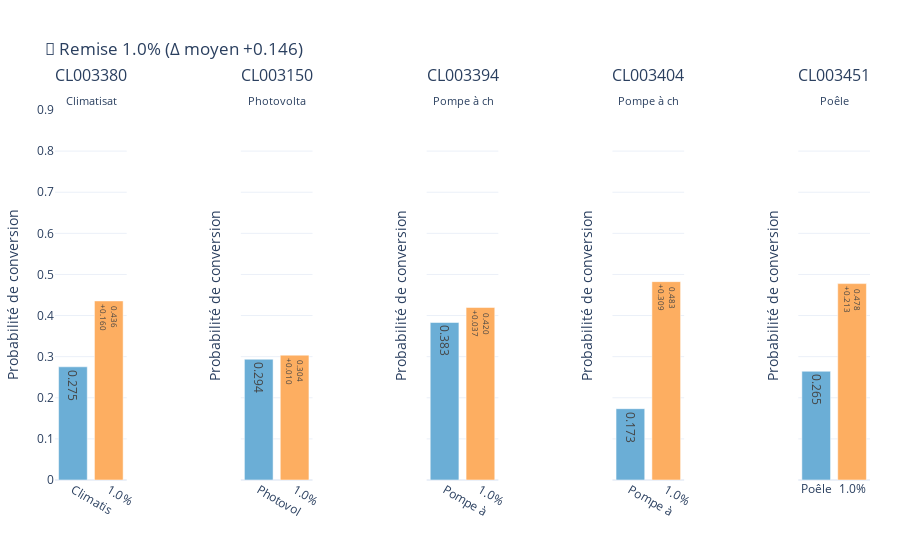
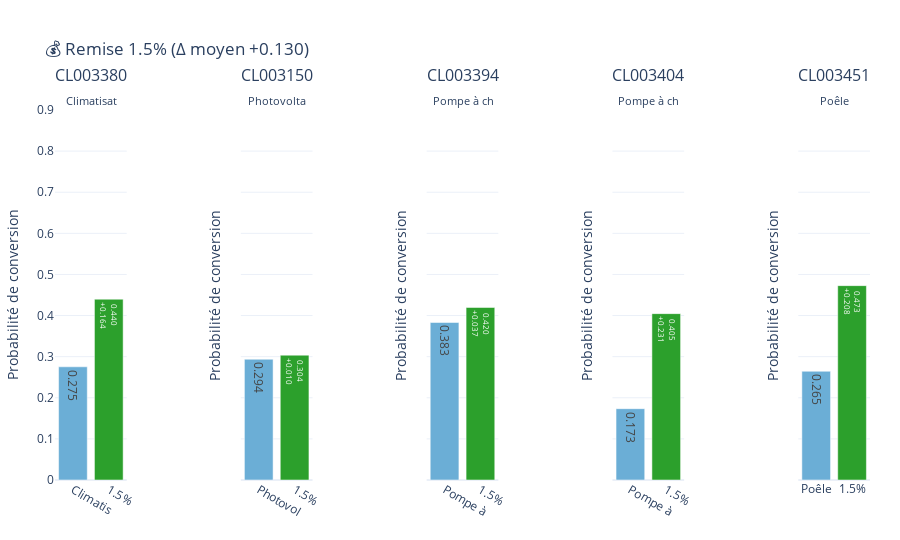
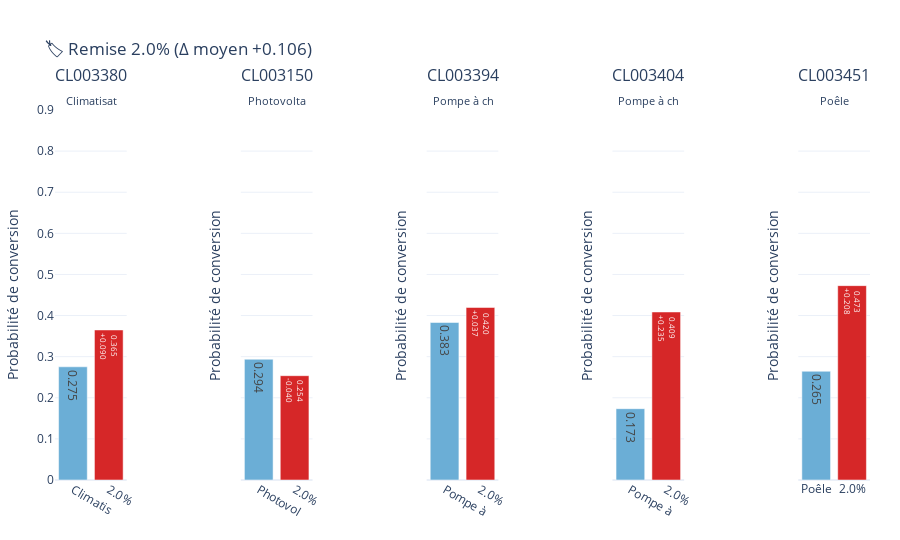
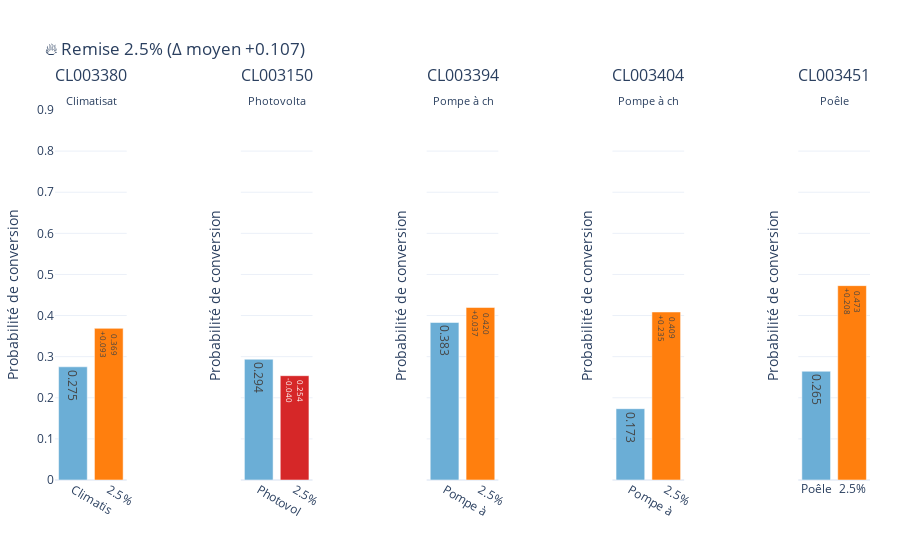

Notebook code for these charts, in order:
### Code cell
import pandas as pd
import pickle
import time
import plotly.graph_objects as go
from plotly.subplots import make_subplots
import pandas as pd

from ml_simulation.dataset_split import customer_split
from ml_simulation.util import HiddenPrints
from ml_features.features import create_features
from ml_training.train_xgb import train_xgb
from ml_simulation__discount.sample import sample_discount_customers
from ml_simulation__discount.data import get_discount_compute_function
from ml_simulation__discount.widget import show_discount_widget
from ml_simulation__discount.graph import show_discount_comparison_graph
    
import warnings
warnings.filterwarnings('ignore')

df_quotes = pd.read_csv('cleaned_quote_data.csv')

assert len(df_quotes['id_devis'].unique()) == len(df_quotes)

df_quotes['dt_creation_devis'] = pd.to_datetime(df_quotes['dt_creation_devis'])

split_result = customer_split(df_quotes)
df_train = split_result['train']
df_sim = split_result['simulation']

TRAIN = False
MODEL_NAME = "simulation_poc_discount"

# Model building
if TRAIN:
    with HiddenPrints():
        X_train = create_features(df_train)
    
    y_train = X_train['converted']
    X_train = X_train.drop(['numero_compte', 'converted'], axis=1)
    feature_names = X_train.columns.tolist()
    
    result = train_xgb(X_train, y_train, MODEL_NAME)
    model = result['model']
    feature_names = result['features']
    
    print(f"Model trained: {len(feature_names)} features")
else:
    with open(f'{MODEL_NAME}.pkl', 'rb') as file:
        model_data = pickle.load(file)
        model = model_data['model']
        feature_names = model_data['features']

# Check what features your current model expects
print(f"Model expects {len(feature_names)} features")
print(f"Sample features: {feature_names[:10]}")
print(f"'season_summer' in features: {'season_summer' in feature_names}")


# Sampling
sample_seed = int(time.time() * 1000) % 10000000
selected_ids = sample_discount_customers(df_sim, random_state=sample_seed)

# Simulation
compute = get_discount_compute_function(model, feature_names, df_sim, selected_ids)
show_discount_widget(compute, selected_ids, True)

### Figure 1 — Plotly figure (JSON) as saved in the notebook; plotly's stock layout.template omitted (floating-point values rounded to 4 significant figures)
{"data": [{"hovertemplate": "Prix actuel<br>€10578<br>Remise: €0<br>0.275<extra></extra>", "marker": {"color": "#6baed6"}, "text": "0.275", "textposition": "auto", "type": "bar", "x": ["Climatis"], "xaxis": "x", "y": [0.2754], "yaxis": "y"}, {"hovertemplate": "1.0%<br>€10472<br>Remise: €0<br>0.436 (+0.160)<extra></extra>", "marker": {"color": "#fdae61"}, "text": "0.436<br>+0.160", "textposition": "auto", "type": "bar", "x": ["1.0%"], "xaxis": "x", "y": [0.4356], "yaxis": "y"}, {"hovertemplate": "Prix actuel<br>€7770<br>Remise: €167<br>0.294<extra></extra>", "marker": {"color": "#6baed6"}, "text": "0.294", "textposition": "auto", "type": "bar", "x": ["Photovol"], "xaxis": "x2", "y": [0.2938], "yaxis": "y2"}, {"hovertemplate": "1.0%<br>€7692<br>Remise: €-485<br>0.304 (+0.010)<extra></extra>", "marker": {"color": "#fdae61"}, "text": "0.304<br>+0.010", "textposition": "auto", "type": "bar", "x": ["1.0%"], "xaxis": "x2", "y": [0.3036], "yaxis": "y2"}, {"hovertemplate": "Prix actuel<br>€15873<br>Remise: €700<br>0.383<extra></extra>", "marker": {"color": "#6baed6"}, "text": "0.383", "textposition": "auto", "type": "bar", "x": ["Pompe à "], "xaxis": "x3", "y": [0.3831], "yaxis": "y3"}, {"hovertemplate": "1.0%<br>€15714<br>Remise: €-167<br>0.420 (+0.037)<extra></extra>", "marker": {"color": "#fdae61"}, "text": "0.420<br>+0.037", "textposition": "auto", "type": "bar", "x": ["1.0%"], "xaxis": "x3", "y": [0.4197], "yaxis": "y3"}, {"hovertemplate": "Prix actuel<br>€16392<br>Remise: €0<br>0.173<extra></extra>", "marker": {"color": "#6baed6"}, "text": "0.173", "textposition": "auto", "type": "bar", "x": ["Pompe à "], "xaxis": "x4", "y": [0.1735], "yaxis": "y4"}, {"hovertemplate": "1.0%<br>€16228<br>Remise: €-1054<br>0.483 (+0.309)<extra></extra>", "marker": {"color": "#fdae61"}, "text": "0.483<br>+0.309", "textposition": "auto", "type": "bar", "x": ["1.0%"], "xaxis": "x4", "y": [0.4825], "yaxis": "y4"}, {"hovertemplate": "Prix actuel<br>€6034<br>Remise: €0<br>0.265<extra></extra>", "marker": {"color": "#6baed6"}, "text": "0.265", "textposition": "auto", "type": "bar", "x": ["Poêle"], "xaxis": "x5", "y": [0.2645], "yaxis": "y5"}, {"hovertemplate": "1.0%<br>€5974<br>Remise: €-700<br>0.478 (+0.213)<extra></extra>", "marker": {"color": "#fdae61"}, "text": "0.478<br>+0.213", "textposition": "auto", "type": "bar", "x": ["1.0%"], "xaxis": "x5", "y": [0.4777], "yaxis": "y5"}], "layout": {"annotations": [{"font": {"size": 16}, "showarrow": false, "text": "CL003380<br><sub>Climatisat</sub>", "x": 0.044, "xanchor": "center", "xref": "paper", "y": 1, "yanchor": "bottom", "yref": "paper"}, {"font": {"size": 16}, "showarrow": false, "text": "CL003150<br><sub>Photovolta</sub>", "x": 0.272, "xanchor": "center", "xref": "paper", "y": 1, "yanchor": "bottom", "yref": "paper"}, {"font": {"size": 16}, "showarrow": false, "text": "CL003394<br><sub>Pompe à ch</sub>", "x": 0.5, "xanchor": "center", "xref": "paper", "y": 1, "yanchor": "bottom", "yref": "paper"}, {"font": {"size": 16}, "showarrow": false, "text": "CL003404<br><sub>Pompe à ch</sub>", "x": 0.728, "xanchor": "center", "xref": "paper", "y": 1, "yanchor": "bottom", "yref": "paper"}, {"font": {"size": 16}, "showarrow": false, "text": "CL003451<br><sub>Poêle</sub>", "x": 0.956, "xanchor": "center", "xref": "paper", "y": 1, "yanchor": "bottom", "yref": "paper"}], "barmode": "group", "height": 540, "margin": {"b": 60, "l": 50, "r": 30, "t": 110}, "showlegend": false, "title": {"text": "🔰 Remise 1.0% (Δ moyen +0.146)"}, "xaxis": {"anchor": "y", "domain": [0, 0.088]}, "xaxis2": {"anchor": "y2", "domain": [0.228, 0.316]}, "xaxis3": {"anchor": "y3", "domain": [0.456, 0.544]}, "xaxis4": {"anchor": "y4", "domain": [0.684, 0.772]}, "xaxis5": {"anchor": "y5", "domain": [0.912, 1]}, "yaxis": {"anchor": "x", "domain": [0, 1], "range": [0, 0.9], "title": {"text": "Probabilité de conversion"}}, "yaxis2": {"anchor": "x2", "domain": [0, 1], "matches": "y", "range": [0, 0.9], "showticklabels": false, "title": {"text": "Probabilité de conversion"}}, "yaxis3": {"anchor": "x3", "domain": [0, 1], "matches": "y", "range": [0, 0.9], "showticklabels": false, "title": {"text": "Probabilité de conversion"}}, "yaxis4": {"anchor": "x4", "domain": [0, 1], "matches": "y", "range": [0, 0.9], "showticklabels": false, "title": {"text": "Probabilité de conversion"}}, "yaxis5": {"anchor": "x5", "domain": [0, 1], "matches": "y", "range": [0, 0.9], "showticklabels": false, "title": {"text": "Probabilité de conversion"}}}}

### Figure 2 — Plotly figure (JSON) as saved in the notebook; plotly's stock layout.template omitted (floating-point values rounded to 4 significant figures)
{"data": [{"hovertemplate": "Prix actuel<br>€10578<br>Remise: €0<br>0.275<extra></extra>", "marker": {"color": "#6baed6"}, "text": "0.275", "textposition": "auto", "type": "bar", "x": ["Climatis"], "xaxis": "x", "y": [0.2754], "yaxis": "y"}, {"hovertemplate": "1.5%<br>€10419<br>Remise: €0<br>0.440 (+0.164)<extra></extra>", "marker": {"color": "#2ca02c"}, "text": "0.440<br>+0.164", "textposition": "auto", "type": "bar", "x": ["1.5%"], "xaxis": "x", "y": [0.4398], "yaxis": "y"}, {"hovertemplate": "Prix actuel<br>€7770<br>Remise: €167<br>0.294<extra></extra>", "marker": {"color": "#6baed6"}, "text": "0.294", "textposition": "auto", "type": "bar", "x": ["Photovol"], "xaxis": "x2", "y": [0.2938], "yaxis": "y2"}, {"hovertemplate": "1.5%<br>€7653<br>Remise: €-728<br>0.304 (+0.010)<extra></extra>", "marker": {"color": "#2ca02c"}, "text": "0.304<br>+0.010", "textposition": "auto", "type": "bar", "x": ["1.5%"], "xaxis": "x2", "y": [0.3036], "yaxis": "y2"}, {"hovertemplate": "Prix actuel<br>€15873<br>Remise: €700<br>0.383<extra></extra>", "marker": {"color": "#6baed6"}, "text": "0.383", "textposition": "auto", "type": "bar", "x": ["Pompe à "], "xaxis": "x3", "y": [0.3831], "yaxis": "y3"}, {"hovertemplate": "1.5%<br>€15635<br>Remise: €-167<br>0.420 (+0.037)<extra></extra>", "marker": {"color": "#2ca02c"}, "text": "0.420<br>+0.037", "textposition": "auto", "type": "bar", "x": ["1.5%"], "xaxis": "x3", "y": [0.4197], "yaxis": "y3"}, {"hovertemplate": "Prix actuel<br>€16392<br>Remise: €0<br>0.173<extra></extra>", "marker": {"color": "#6baed6"}, "text": "0.173", "textposition": "auto", "type": "bar", "x": ["Pompe à "], "xaxis": "x4", "y": [0.1735], "yaxis": "y4"}, {"hovertemplate": "1.5%<br>€16146<br>Remise: €-1498<br>0.405 (+0.231)<extra></extra>", "marker": {"color": "#2ca02c"}, "text": "0.405<br>+0.231", "textposition": "auto", "type": "bar", "x": ["1.5%"], "xaxis": "x4", "y": [0.4047], "yaxis": "y4"}, {"hovertemplate": "Prix actuel<br>€6034<br>Remise: €0<br>0.265<extra></extra>", "marker": {"color": "#6baed6"}, "text": "0.265", "textposition": "auto", "type": "bar", "x": ["Poêle"], "xaxis": "x5", "y": [0.2645], "yaxis": "y5"}, {"hovertemplate": "1.5%<br>€5943<br>Remise: €-700<br>0.473 (+0.208)<extra></extra>", "marker": {"color": "#2ca02c"}, "text": "0.473<br>+0.208", "textposition": "auto", "type": "bar", "x": ["1.5%"], "xaxis": "x5", "y": [0.4728], "yaxis": "y5"}], "layout": {"annotations": [{"font": {"size": 16}, "showarrow": false, "text": "CL003380<br><sub>Climatisat</sub>", "x": 0.044, "xanchor": "center", "xref": "paper", "y": 1, "yanchor": "bottom", "yref": "paper"}, {"font": {"size": 16}, "showarrow": false, "text": "CL003150<br><sub>Photovolta</sub>", "x": 0.272, "xanchor": "center", "xref": "paper", "y": 1, "yanchor": "bottom", "yref": "paper"}, {"font": {"size": 16}, "showarrow": false, "text": "CL003394<br><sub>Pompe à ch</sub>", "x": 0.5, "xanchor": "center", "xref": "paper", "y": 1, "yanchor": "bottom", "yref": "paper"}, {"font": {"size": 16}, "showarrow": false, "text": "CL003404<br><sub>Pompe à ch</sub>", "x": 0.728, "xanchor": "center", "xref": "paper", "y": 1, "yanchor": "bottom", "yref": "paper"}, {"font": {"size": 16}, "showarrow": false, "text": "CL003451<br><sub>Poêle</sub>", "x": 0.956, "xanchor": "center", "xref": "paper", "y": 1, "yanchor": "bottom", "yref": "paper"}], "barmode": "group", "height": 540, "margin": {"b": 60, "l": 50, "r": 30, "t": 110}, "showlegend": false, "title": {"text": "💰 Remise 1.5% (Δ moyen +0.130)"}, "xaxis": {"anchor": "y", "domain": [0, 0.088]}, "xaxis2": {"anchor": "y2", "domain": [0.228, 0.316]}, "xaxis3": {"anchor": "y3", "domain": [0.456, 0.544]}, "xaxis4": {"anchor": "y4", "domain": [0.684, 0.772]}, "xaxis5": {"anchor": "y5", "domain": [0.912, 1]}, "yaxis": {"anchor": "x", "domain": [0, 1], "range": [0, 0.9], "title": {"text": "Probabilité de conversion"}}, "yaxis2": {"anchor": "x2", "domain": [0, 1], "matches": "y", "range": [0, 0.9], "showticklabels": false, "title": {"text": "Probabilité de conversion"}}, "yaxis3": {"anchor": "x3", "domain": [0, 1], "matches": "y", "range": [0, 0.9], "showticklabels": false, "title": {"text": "Probabilité de conversion"}}, "yaxis4": {"anchor": "x4", "domain": [0, 1], "matches": "y", "range": [0, 0.9], "showticklabels": false, "title": {"text": "Probabilité de conversion"}}, "yaxis5": {"anchor": "x5", "domain": [0, 1], "matches": "y", "range": [0, 0.9], "showticklabels": false, "title": {"text": "Probabilité de conversion"}}}}

### Figure 3 — Plotly figure (JSON) as saved in the notebook; plotly's stock layout.template omitted (floating-point values rounded to 4 significant figures)
{"data": [{"hovertemplate": "Prix actuel<br>€10578<br>Remise: €0<br>0.275<extra></extra>", "marker": {"color": "#6baed6"}, "text": "0.275", "textposition": "auto", "type": "bar", "x": ["Climatis"], "xaxis": "x", "y": [0.2754], "yaxis": "y"}, {"hovertemplate": "2.0%<br>€10366<br>Remise: €0<br>0.365 (+0.090)<extra></extra>", "marker": {"color": "#d62728"}, "text": "0.365<br>+0.090", "textposition": "auto", "type": "bar", "x": ["2.0%"], "xaxis": "x", "y": [0.365], "yaxis": "y"}, {"hovertemplate": "Prix actuel<br>€7770<br>Remise: €167<br>0.294<extra></extra>", "marker": {"color": "#6baed6"}, "text": "0.294", "textposition": "auto", "type": "bar", "x": ["Photovol"], "xaxis": "x2", "y": [0.2938], "yaxis": "y2"}, {"hovertemplate": "2.0%<br>€7614<br>Remise: €-971<br>0.254 (-0.040)<extra></extra>", "marker": {"color": "#d62728"}, "text": "0.254<br>-0.040", "textposition": "auto", "type": "bar", "x": ["2.0%"], "xaxis": "x2", "y": [0.2537], "yaxis": "y2"}, {"hovertemplate": "Prix actuel<br>€15873<br>Remise: €700<br>0.383<extra></extra>", "marker": {"color": "#6baed6"}, "text": "0.383", "textposition": "auto", "type": "bar", "x": ["Pompe à "], "xaxis": "x3", "y": [0.3831], "yaxis": "y3"}, {"hovertemplate": "2.0%<br>€15556<br>Remise: €-167<br>0.420 (+0.037)<extra></extra>", "marker": {"color": "#d62728"}, "text": "0.420<br>+0.037", "textposition": "auto", "type": "bar", "x": ["2.0%"], "xaxis": "x3", "y": [0.4197], "yaxis": "y3"}, {"hovertemplate": "Prix actuel<br>€16392<br>Remise: €0<br>0.173<extra></extra>", "marker": {"color": "#6baed6"}, "text": "0.173", "textposition": "auto", "type": "bar", "x": ["Pompe à "], "xaxis": "x4", "y": [0.1735], "yaxis": "y4"}, {"hovertemplate": "2.0%<br>€16064<br>Remise: €-1942<br>0.409 (+0.235)<extra></extra>", "marker": {"color": "#d62728"}, "text": "0.409<br>+0.235", "textposition": "auto", "type": "bar", "x": ["2.0%"], "xaxis": "x4", "y": [0.4087], "yaxis": "y4"}, {"hovertemplate": "Prix actuel<br>€6034<br>Remise: €0<br>0.265<extra></extra>", "marker": {"color": "#6baed6"}, "text": "0.265", "textposition": "auto", "type": "bar", "x": ["Poêle"], "xaxis": "x5", "y": [0.2645], "yaxis": "y5"}, {"hovertemplate": "2.0%<br>€5913<br>Remise: €-700<br>0.473 (+0.208)<extra></extra>", "marker": {"color": "#d62728"}, "text": "0.473<br>+0.208", "textposition": "auto", "type": "bar", "x": ["2.0%"], "xaxis": "x5", "y": [0.4728], "yaxis": "y5"}], "layout": {"annotations": [{"font": {"size": 16}, "showarrow": false, "text": "CL003380<br><sub>Climatisat</sub>", "x": 0.044, "xanchor": "center", "xref": "paper", "y": 1, "yanchor": "bottom", "yref": "paper"}, {"font": {"size": 16}, "showarrow": false, "text": "CL003150<br><sub>Photovolta</sub>", "x": 0.272, "xanchor": "center", "xref": "paper", "y": 1, "yanchor": "bottom", "yref": "paper"}, {"font": {"size": 16}, "showarrow": false, "text": "CL003394<br><sub>Pompe à ch</sub>", "x": 0.5, "xanchor": "center", "xref": "paper", "y": 1, "yanchor": "bottom", "yref": "paper"}, {"font": {"size": 16}, "showarrow": false, "text": "CL003404<br><sub>Pompe à ch</sub>", "x": 0.728, "xanchor": "center", "xref": "paper", "y": 1, "yanchor": "bottom", "yref": "paper"}, {"font": {"size": 16}, "showarrow": false, "text": "CL003451<br><sub>Poêle</sub>", "x": 0.956, "xanchor": "center", "xref": "paper", "y": 1, "yanchor": "bottom", "yref": "paper"}], "barmode": "group", "height": 540, "margin": {"b": 60, "l": 50, "r": 30, "t": 110}, "showlegend": false, "title": {"text": "🏷️ Remise 2.0% (Δ moyen +0.106)"}, "xaxis": {"anchor": "y", "domain": [0, 0.088]}, "xaxis2": {"anchor": "y2", "domain": [0.228, 0.316]}, "xaxis3": {"anchor": "y3", "domain": [0.456, 0.544]}, "xaxis4": {"anchor": "y4", "domain": [0.684, 0.772]}, "xaxis5": {"anchor": "y5", "domain": [0.912, 1]}, "yaxis": {"anchor": "x", "domain": [0, 1], "range": [0, 0.9], "title": {"text": "Probabilité de conversion"}}, "yaxis2": {"anchor": "x2", "domain": [0, 1], "matches": "y", "range": [0, 0.9], "showticklabels": false, "title": {"text": "Probabilité de conversion"}}, "yaxis3": {"anchor": "x3", "domain": [0, 1], "matches": "y", "range": [0, 0.9], "showticklabels": false, "title": {"text": "Probabilité de conversion"}}, "yaxis4": {"anchor": "x4", "domain": [0, 1], "matches": "y", "range": [0, 0.9], "showticklabels": false, "title": {"text": "Probabilité de conversion"}}, "yaxis5": {"anchor": "x5", "domain": [0, 1], "matches": "y", "range": [0, 0.9], "showticklabels": false, "title": {"text": "Probabilité de conversion"}}}}

### Figure 4 — Plotly figure (JSON) as saved in the notebook; plotly's stock layout.template omitted (floating-point values rounded to 4 significant figures)
{"data": [{"hovertemplate": "Prix actuel<br>€10578<br>Remise: €0<br>0.275<extra></extra>", "marker": {"color": "#6baed6"}, "text": "0.275", "textposition": "auto", "type": "bar", "x": ["Climatis"], "xaxis": "x", "y": [0.2754], "yaxis": "y"}, {"hovertemplate": "2.5%<br>€10314<br>Remise: €0<br>0.369 (+0.093)<extra></extra>", "marker": {"color": "#ff7f0e"}, "text": "0.369<br>+0.093", "textposition": "auto", "type": "bar", "x": ["2.5%"], "xaxis": "x", "y": [0.3688], "yaxis": "y"}, {"hovertemplate": "Prix actuel<br>€7770<br>Remise: €167<br>0.294<extra></extra>", "marker": {"color": "#6baed6"}, "text": "0.294", "textposition": "auto", "type": "bar", "x": ["Photovol"], "xaxis": "x2", "y": [0.2938], "yaxis": "y2"}, {"hovertemplate": "2.5%<br>€7575<br>Remise: €-1213<br>0.254 (-0.040)<extra></extra>", "marker": {"color": "#d62728"}, "text": "0.254<br>-0.040", "textposition": "auto", "type": "bar", "x": ["2.5%"], "xaxis": "x2", "y": [0.2537], "yaxis": "y2"}, {"hovertemplate": "Prix actuel<br>€15873<br>Remise: €700<br>0.383<extra></extra>", "marker": {"color": "#6baed6"}, "text": "0.383", "textposition": "auto", "type": "bar", "x": ["Pompe à "], "xaxis": "x3", "y": [0.3831], "yaxis": "y3"}, {"hovertemplate": "2.5%<br>€15476<br>Remise: €-167<br>0.420 (+0.037)<extra></extra>", "marker": {"color": "#ff7f0e"}, "text": "0.420<br>+0.037", "textposition": "auto", "type": "bar", "x": ["2.5%"], "xaxis": "x3", "y": [0.4197], "yaxis": "y3"}, {"hovertemplate": "Prix actuel<br>€16392<br>Remise: €0<br>0.173<extra></extra>", "marker": {"color": "#6baed6"}, "text": "0.173", "textposition": "auto", "type": "bar", "x": ["Pompe à "], "xaxis": "x4", "y": [0.1735], "yaxis": "y4"}, {"hovertemplate": "2.5%<br>€15982<br>Remise: €-2386<br>0.409 (+0.235)<extra></extra>", "marker": {"color": "#ff7f0e"}, "text": "0.409<br>+0.235", "textposition": "auto", "type": "bar", "x": ["2.5%"], "xaxis": "x4", "y": [0.4087], "yaxis": "y4"}, {"hovertemplate": "Prix actuel<br>€6034<br>Remise: €0<br>0.265<extra></extra>", "marker": {"color": "#6baed6"}, "text": "0.265", "textposition": "auto", "type": "bar", "x": ["Poêle"], "xaxis": "x5", "y": [0.2645], "yaxis": "y5"}, {"hovertemplate": "2.5%<br>€5883<br>Remise: €-700<br>0.473 (+0.208)<extra></extra>", "marker": {"color": "#ff7f0e"}, "text": "0.473<br>+0.208", "textposition": "auto", "type": "bar", "x": ["2.5%"], "xaxis": "x5", "y": [0.4728], "yaxis": "y5"}], "layout": {"annotations": [{"font": {"size": 16}, "showarrow": false, "text": "CL003380<br><sub>Climatisat</sub>", "x": 0.044, "xanchor": "center", "xref": "paper", "y": 1, "yanchor": "bottom", "yref": "paper"}, {"font": {"size": 16}, "showarrow": false, "text": "CL003150<br><sub>Photovolta</sub>", "x": 0.272, "xanchor": "center", "xref": "paper", "y": 1, "yanchor": "bottom", "yref": "paper"}, {"font": {"size": 16}, "showarrow": false, "text": "CL003394<br><sub>Pompe à ch</sub>", "x": 0.5, "xanchor": "center", "xref": "paper", "y": 1, "yanchor": "bottom", "yref": "paper"}, {"font": {"size": 16}, "showarrow": false, "text": "CL003404<br><sub>Pompe à ch</sub>", "x": 0.728, "xanchor": "center", "xref": "paper", "y": 1, "yanchor": "bottom", "yref": "paper"}, {"font": {"size": 16}, "showarrow": false, "text": "CL003451<br><sub>Poêle</sub>", "x": 0.956, "xanchor": "center", "xref": "paper", "y": 1, "yanchor": "bottom", "yref": "paper"}], "barmode": "group", "height": 540, "margin": {"b": 60, "l": 50, "r": 30, "t": 110}, "showlegend": false, "title": {"text": "🔥 Remise 2.5% (Δ moyen +0.107)"}, "xaxis": {"anchor": "y", "domain": [0, 0.088]}, "xaxis2": {"anchor": "y2", "domain": [0.228, 0.316]}, "xaxis3": {"anchor": "y3", "domain": [0.456, 0.544]}, "xaxis4": {"anchor": "y4", "domain": [0.684, 0.772]}, "xaxis5": {"anchor": "y5", "domain": [0.912, 1]}, "yaxis": {"anchor": "x", "domain": [0, 1], "range": [0, 0.9], "title": {"text": "Probabilité de conversion"}}, "yaxis2": {"anchor": "x2", "domain": [0, 1], "matches": "y", "range": [0, 0.9], "showticklabels": false, "title": {"text": "Probabilité de conversion"}}, "yaxis3": {"anchor": "x3", "domain": [0, 1], "matches": "y", "range": [0, 0.9], "showticklabels": false, "title": {"text": "Probabilité de conversion"}}, "yaxis4": {"anchor": "x4", "domain": [0, 1], "matches": "y", "range": [0, 0.9], "showticklabels": false, "title": {"text": "Probabilité de conversion"}}, "yaxis5": {"anchor": "x5", "domain": [0, 1], "matches": "y", "range": [0, 0.9], "showticklabels": false, "title": {"text": "Probabilité de conversion"}}}}
